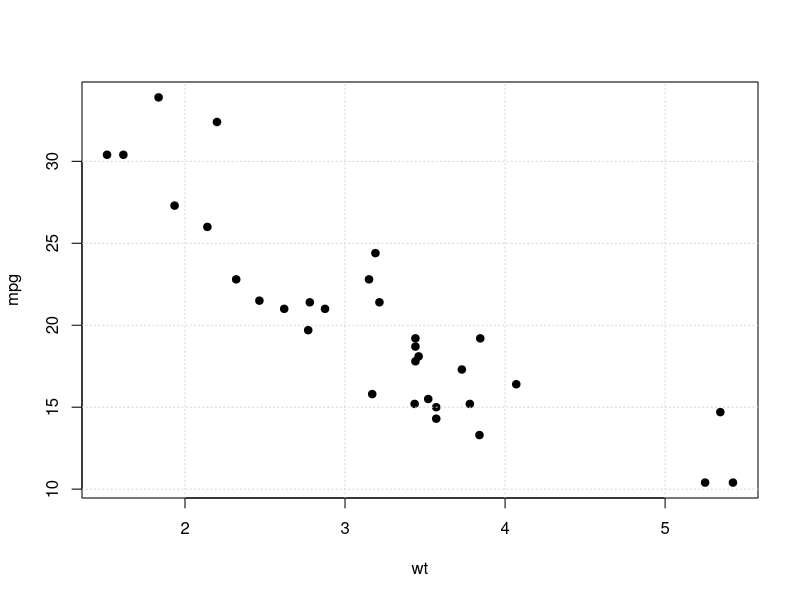
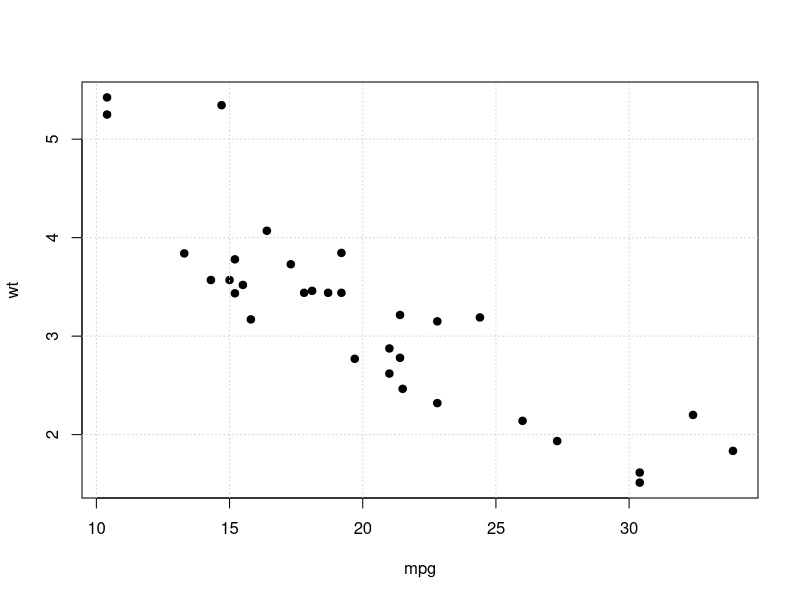
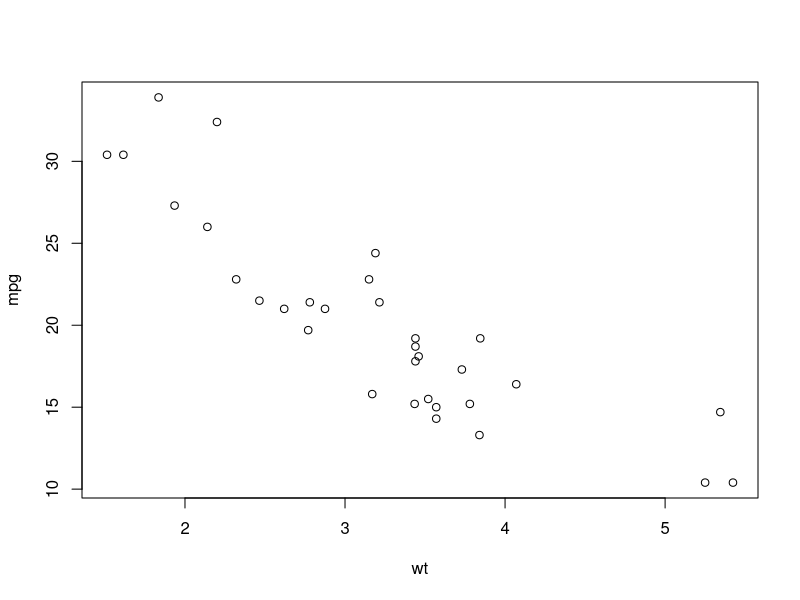
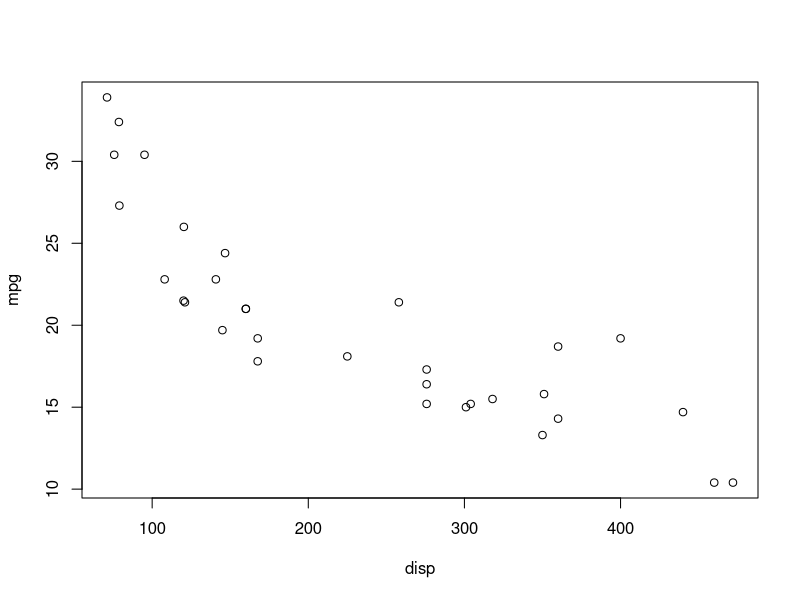
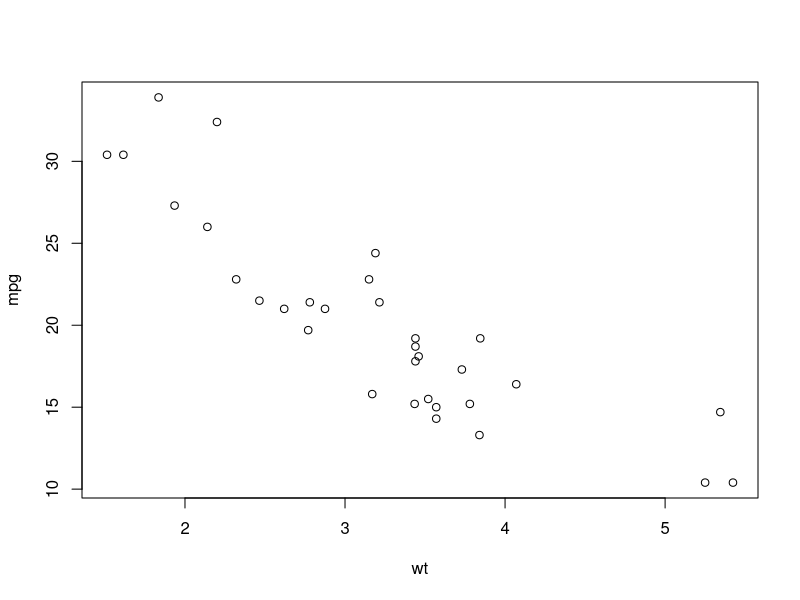
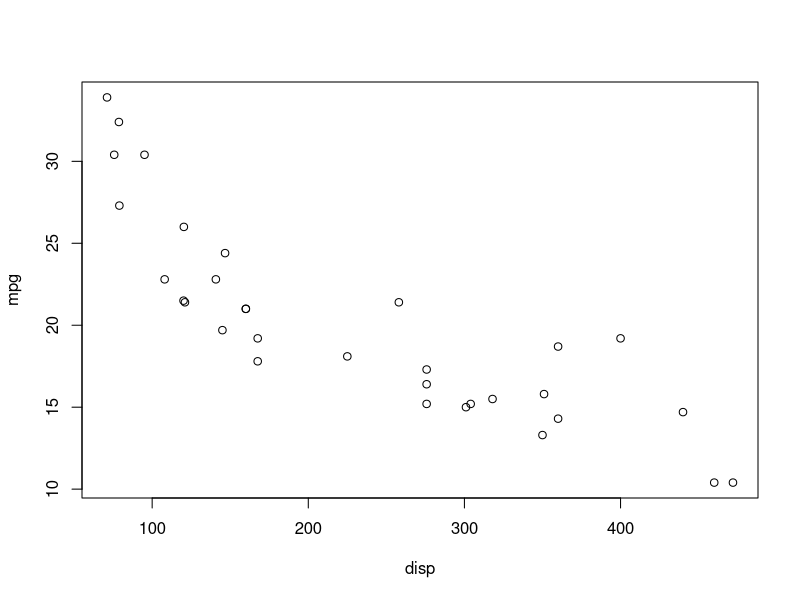

Reproduce these figures in R, in order.
## ---- chunk 1
knitr::opts_chunk$set(echo = TRUE)
## ---- chunk 2
data(mtcars)
## ---- chunk 3
head(mtcars)
## ---- chunk 4
plot(mpg~wt,data=mtcars, pch=19)
grid ()
## ---- chunk 5
cor(mtcars$mpg,mtcars$wt)
## ---- chunk 6
model1 <- lm(mpg ~ disp, data = mtcars)
summary(model1)
## ---- chunk 7
newData = data.frame(wt=3.050, disp=122)
print(predict(model1, newData, interval = 'predict'))
## ---- chunk 8
plot(wt~mpg,data=mtcars, pch=19)
grid ()
## ---- chunk 9
cor(mtcars$wt,mtcars$mpg)
## ---- chunk 10
model2 <- lm(mpg ~ disp, data = mtcars)
summary(model2)
## ---- chunk 11
plot(mpg ~ wt+disp, data = mtcars)
## ---- chunk 12
model3= lm(mpg ~ wt+disp, data = mtcars)
summary(model3)
## ---- chunk 13
plot(mpg ~ wt+disp, data=mtcars)
## ---- chunk 14
print(predict(model1, newData, interval = 'predict')) 
## ---- chunk 15
summary(model3)
## ---- chunk 16
anova_result <- anova(model1, model3)
print(anova_result)
